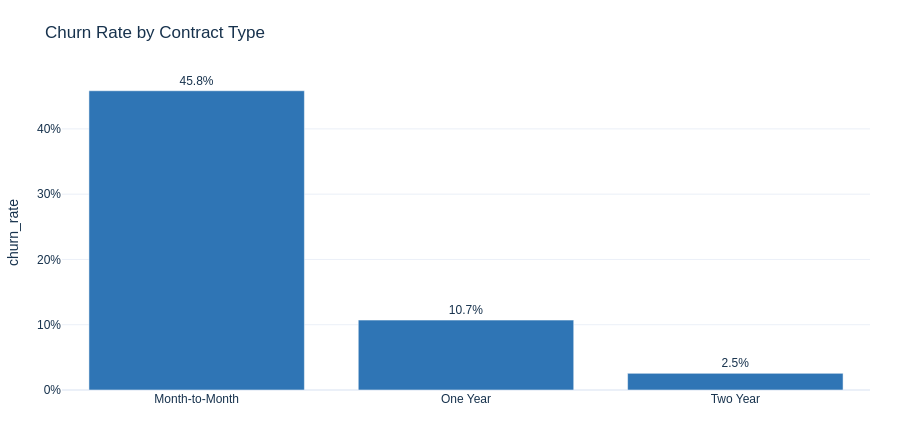
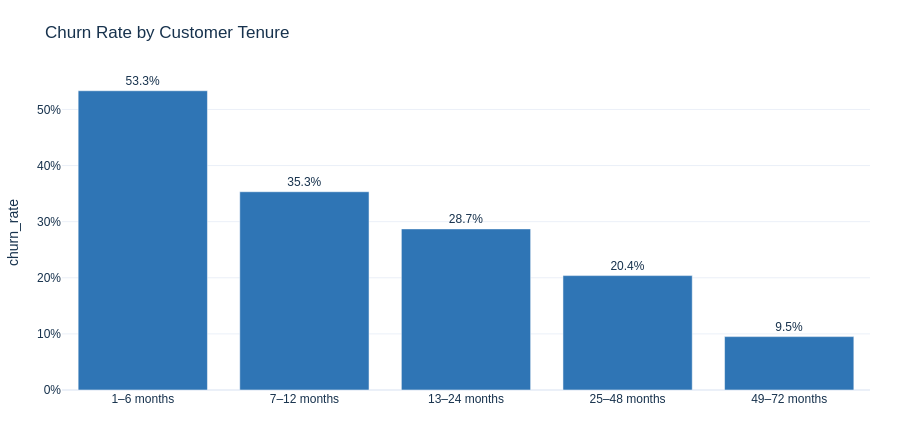

Here is the notebook cell these charts were saved with, in order:
### Markdown cell above
## 6.3 Contract and Customer Lifecycle

**Business question:** At what contract commitment and relationship stage is churn most concentrated?

Contract type is one of the clearest churn separators. Month-to-month customers have a **45.84%** churn rate, compared with **10.71%** for one-year contracts and **2.55%** for two-year contracts. Month-to-month customers also account for 1,655 of the 1,869 churn events—**88.55% of all churn**.

Churn declines consistently with tenure: **53.33%** during months 1–6, **35.34%** during months 7–12, and **9.51%** during months 49–72. This identifies onboarding and the first contract year as the most important retention window. Contract and tenure overlap, so their effects will later be evaluated together rather than interpreted independently.

### Code cell
contract_summary = churn_summary(
    eda_df, "contract", ["Month-to-Month", "One Year", "Two Year"]
)
tenure_summary = churn_summary(
    eda_df, "tenure_group",
    ["1–6 months", "7–12 months", "13–24 months", "25–48 months", "49–72 months"],
)
display(contract_summary, tenure_summary)
churn_rate_bar(contract_summary, "contract", "Churn Rate by Contract Type").show()
churn_rate_bar(tenure_summary, "tenure_group", "Churn Rate by Customer Tenure").show()

### Figure 1 — Plotly figure (JSON) as saved in the notebook; plotly's stock layout.template omitted (floating-point values rounded to 4 significant figures)
{"data": [{"alignmentgroup": "True", "customdata": [["Month-to-Month", 3610, 1655], ["One Year", 1550, 166], ["Two Year", 1883, 48]], "hovertemplate": "Segment: %{customdata[0]}<br>Churn rate: %{value:.1%}<br>Customers: %{customdata[1]:,}<br>Churned: %{customdata[2]:,}<extra></extra>", "legendgroup": "", "marker": {"color": "#2F75B5", "pattern": {"shape": ""}}, "name": "", "offsetgroup": "", "orientation": "v", "showlegend": false, "text": ["45.8%", "10.7%", "2.5%"], "textposition": "outside", "type": "bar", "x": ["Month-to-Month", "One Year", "Two Year"], "xaxis": "x", "y": [0.4584, 0.1071, 0.02549], "yaxis": "y"}], "layout": {"barmode": "relative", "font": {"color": "#17324D", "family": "Arial"}, "height": 430, "legend": {"tracegroupgap": 0}, "margin": {"b": 40, "l": 30, "r": 30, "t": 75}, "showlegend": false, "title": {"text": "Churn Rate by Contract Type"}, "xaxis": {"anchor": "y", "domain": [0, 1], "title": {}}, "yaxis": {"anchor": "x", "domain": [0, 1], "rangemode": "tozero", "tickformat": ".0%", "title": {"text": "churn_rate"}}}}

### Figure 2 — Plotly figure (JSON) as saved in the notebook; plotly's stock layout.template omitted (floating-point values rounded to 4 significant figures)
{"data": [{"alignmentgroup": "True", "customdata": [["1–6 months", 1470, 784], ["7–12 months", 716, 253], ["13–24 months", 1024, 294], ["25–48 months", 1594, 325], ["49–72 months", 2239, 213]], "hovertemplate": "Segment: %{customdata[0]}<br>Churn rate: %{value:.1%}<br>Customers: %{customdata[1]:,}<br>Churned: %{customdata[2]:,}<extra></extra>", "legendgroup": "", "marker": {"color": "#2F75B5", "pattern": {"shape": ""}}, "name": "", "offsetgroup": "", "orientation": "v", "showlegend": false, "text": ["53.3%", "35.3%", "28.7%", "20.4%", "9.5%"], "textposition": "outside", "type": "bar", "x": ["1–6 months", "7–12 months", "13–24 months", "25–48 months", "49–72 months"], "xaxis": "x", "y": [0.5333, 0.3534, 0.2871, 0.2039, 0.09513], "yaxis": "y"}], "layout": {"barmode": "relative", "font": {"color": "#17324D", "family": "Arial"}, "height": 430, "legend": {"tracegroupgap": 0}, "margin": {"b": 40, "l": 30, "r": 30, "t": 75}, "showlegend": false, "title": {"text": "Churn Rate by Customer Tenure"}, "xaxis": {"anchor": "y", "domain": [0, 1], "title": {}}, "yaxis": {"anchor": "x", "domain": [0, 1], "rangemode": "tozero", "tickformat": ".0%", "title": {"text": "churn_rate"}}}}
